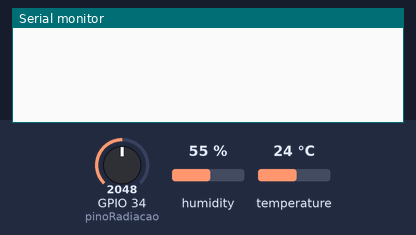
Recording of a sketch running on a simulated ESP32. Parts: the last lines printed to the serial monitor. The inputs (shaded band) are chosen by the test bench; at power-on: humidity 55 %, GPIO 34 (pinoRadiacao) = 2048, temperature 24 °C.

Above: at 1.2 s.
1.3 s: humidity set to 22 %
At 3.3 s:
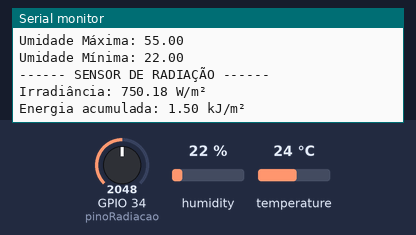
3.6 s: GPIO 34 (pinoRadiacao) set to 2866
At 4.81 s:
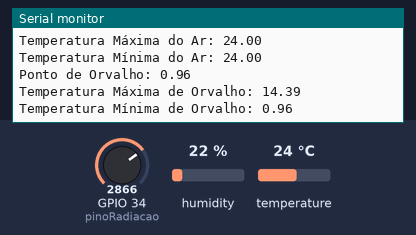
5.1 s: temperature set to 12 °C
At 5.1 s:
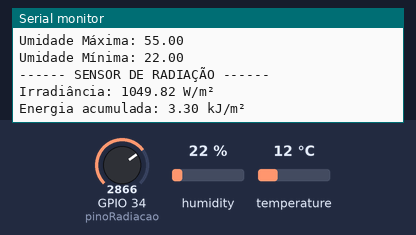
6.6 s: GPIO 34 (pinoRadiacao) set to 3603
At 7.41 s:
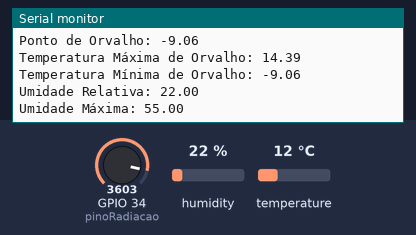
8.1 s: humidity set to 40 %
At 9.96 s:
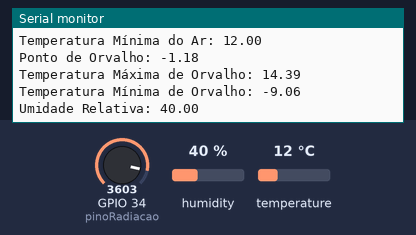
Timing chart, 0 to 10.6 s (numbered marks = the images above; inputs shaded):
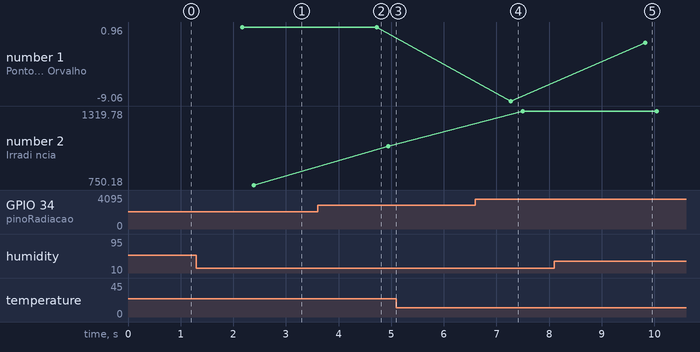

The sketch:

sketch.ino
```cpp
//====================================================================
// ATIVIDADE FIAP - GLOBAL SOLUTION
//====================================================================
// Autor.....: Diego Nunes Veiga
// RM........: 560658
// Turma.....: Graduação - 1TIAOR
// Data......: 02/06/2025
//====================================================================

#include <DHT.h>
#include <math.h>

// Sensor DHT22
#define pinoDHT 23
#define modelo DHT22
DHT dht(pinoDHT, modelo);

// Sensor de radiação (simulado com potenciômetro)
#define pinoRadiacao 34

// Variáveis globais
float tempMax = -1000, tempMin = 1000;
float orvalhoMax = -1000, orvalhoMin = 1000;
float umidadeMax = -1, umidadeMin = 101;
float irradianciaWm2 = 0;
float energiaKJm2 = 0;
unsigned long tempoAnterior = 0;

//====================================================================
// STARTUP INICIAL
//====================================================================

void setup() {
  Serial.begin(9600);
  dht.begin();
}


//====================================================================
// PROGRAMA PRINCIPAL
//====================================================================


void loop() {
  for (int i = 0; i <= 21; i++) {

    // DHT22 - Temperatura e Umidade
    float hum = dht.readHumidity();
    float temp = dht.readTemperature();

    // Cálculo do ponto de orvalho
    float a = 17.27, b = 237.7;
    float alpha = ((a * temp) / (b + temp)) + log(hum / 100.0);
    float pontoOrvalho = (b * alpha) / (a - alpha);

    if (!isnan(temp)) {
      if (temp > tempMax) tempMax = temp;
      if (temp < tempMin) tempMin = temp;
    }

    if (!isnan(pontoOrvalho)) {
      if (pontoOrvalho > orvalhoMax) orvalhoMax = pontoOrvalho;
      if (pontoOrvalho < orvalhoMin) orvalhoMin = pontoOrvalho;
    }

    if (!isnan(hum)) {
      if (hum > umidadeMax) umidadeMax = hum;
      if (hum < umidadeMin) umidadeMin = hum;
    }

    // Sensor de radiação
    int valorADC = analogRead(pinoRadiacao);
    float tensao = valorADC * (3.3 / 4095.0);
    irradianciaWm2 = (tensao / 3.3) * 1500;

    unsigned long tempoAtual = millis();
    if (tempoAtual - tempoAnterior >= 1000) {
      energiaKJm2 += irradianciaWm2 / 1000.0;
      tempoAnterior = tempoAtual;
    }

    // Impressão final
    if (i == 21) {
      Serial.println("------ SENSOR DHT22 ------");
      Serial.print("Temperatura do Ar: "); Serial.println(temp);
      Serial.print("Temperatura Máxima do Ar: "); Serial.println(tempMax);
      Serial.print("Temperatura Mínima do Ar: "); Serial.println(tempMin);
      Serial.print("Ponto de Orvalho: "); Serial.println(pontoOrvalho);
      Serial.print("Temperatura Máxima de Orvalho: "); Serial.println(orvalhoMax);
      Serial.print("Temperatura Mínima de Orvalho: "); Serial.println(orvalhoMin);
      Serial.print("Umidade Relativa: "); Serial.println(hum);
      Serial.print("Umidade Máxima: "); Serial.println(umidadeMax);
      Serial.print("Umidade Mínima: "); Serial.println(umidadeMin);

      Serial.println("------ SENSOR DE RADIAÇÃO ------");
      Serial.print("Irradiância: "); Serial.print(irradianciaWm2); Serial.println(" W/m²");
      Serial.print("Energia acumulada: "); Serial.print(energiaKJm2); Serial.println(" kJ/m²");
    }

    delay(100);
  }
}
```

Measured:
- after the input at 1.3 s, the serial monitor: prints a new line after 0.87 s (image 1)
- after the input at 8.1 s, the serial monitor: prints a new line after 1.7 s (image 5)
- plotted number 1: -9.06 → -1.18 after the input at 8.1 s
- plotted number 2: 750.18 → 1049.82 after the input at 3.6 s, 1049.82 → 1319.78 after the input at 6.6 s
